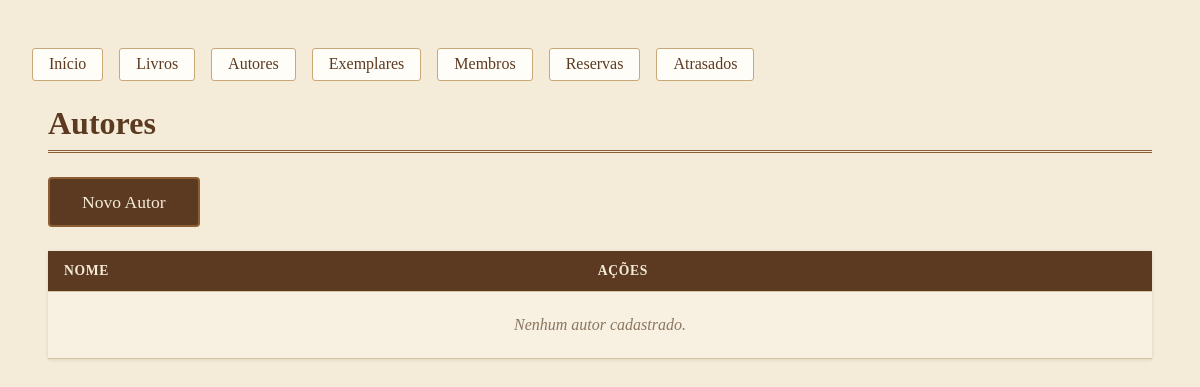
The app's page /autores/, older data.
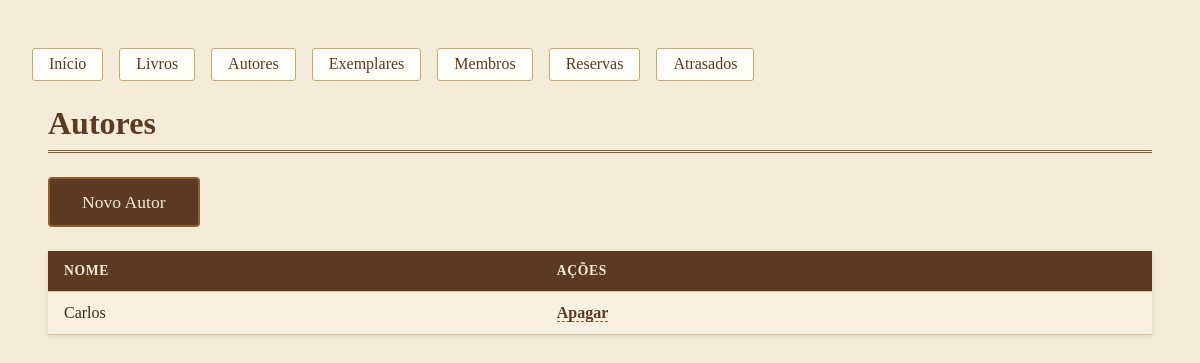
The same page, newer data.
### acervo/models.py (models this page shows, shortened)
class Autor(models.Model):
    nome = models.CharField(max_length=100)

### acervo/views.py (the view)
# urls.py: path('autores/', views.lista_autores, name='lista_autores'),
def lista_autores(request):
    autores = Autor.objects.all()
    return render(request, 'acervo/autores/lista.html', {'autores': autores})

### acervo/templates/acervo/autores/lista.html (shortened to what this page needs)
{% extends 'acervo/base.html' %}
{% block conteudo %}
<h1>Autores</h1>
<a href="{% url 'novo_autor' %}" class="botao-principal">Novo Autor</a>
<table>
    <tr><th>Nome</th><th>Ações</th></tr>
    {% for autor in autores %}
    <tr>
        <td>{{ autor.nome }}</td>
        <td><a href="{% url 'apagar_autor' autor.id %}">Apagar</a></td>
    </tr>
    {% empty %}
    <tr><td colspan="2">Nenhum autor cadastrado.</td></tr>
    {% endfor %}
</table>
{% endblock %}

Row changes from the older to the newer data that the page shows:
added Autor: nome "Carlos"
Text that changed along with them:
text no longer shown: "Nenhum autor cadastrado."
